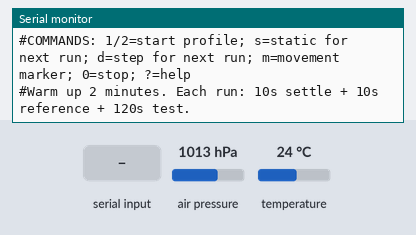
A sketch run on a simulated ESP32. Parts: the last lines printed to the serial monitor. Wiring (inferred from the names in the program): BMP280 pressure sensor at I2C address 0x77. The inputs (shaded band) are chosen by the test bench; at power-on: air pressure 1013 hPa, temperature 24 °C.

Above: at 1.3 s.
1.4 s: "1" received over Serial
At 2.6 s:
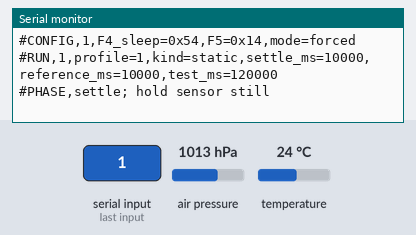
2.9 s: "2" received over Serial
At 3.8 s:
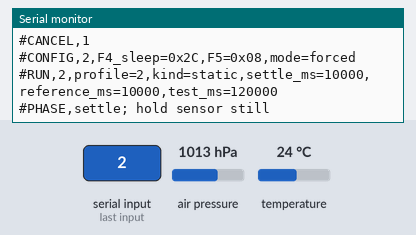
4.4 s: "s90\n" received over Serial
At 4.9 s:
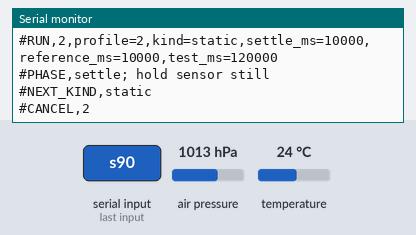
5.9 s: "d90\n" received over Serial
At 7.1 s:
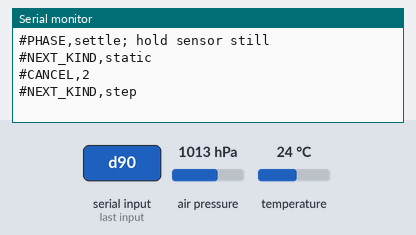
7.4 s: "30,150\n" received over Serial
At 8.5 s:
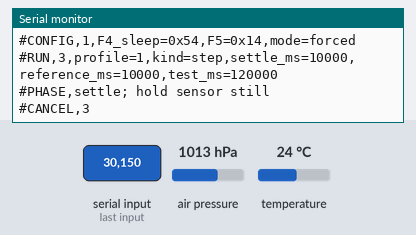

Measured:
- after the input at 1.4 s, the serial monitor: prints a new line at once (image 1)
- after the input at 2.9 s, the serial monitor: prints a new line at once (image 2)
- after the input at 4.4 s, the serial monitor: prints a new line at once (image 3)
- after the input at 5.9 s, the serial monitor: prints a new line at once (image 4)
- after the input at 7.4 s, the serial monitor: prints a new line at once (image 5)

The sketch:

BMP280_Osszehasonlitas.ino
```cpp
#include <Arduino.h>
#include <Wire.h>
#include <math.h>

// ESP32 Arduino; no external sensor library required.
// Adjust to your board/wiring (classic ESP32 defaults shown).
constexpr int SDA_PIN = 21, SCL_PIN = 22;
constexpr uint8_t BMP_ADDR = 0x77;
constexpr uint32_t BAUD = 460800;
constexpr uint32_t SETTLE_MS = 10000, REFERENCE_MS = 10000, TEST_MS = 120000;
constexpr uint32_t POLL_US = 500;

struct Calibration {
  uint16_t t1, p1;
  int16_t t2, t3, p2, p3, p4, p5, p6, p7, p8, p9;
} cal;
struct Profile { uint8_t sleepCtrl, config; uint32_t maxUs; };
// Original F4 0x57 becomes 0x54 sleep / 0x55 forced.
// Original F5 0x14 retained exactly; actual byte read back and logged.
const Profile profiles[2] = {{0x54, 0x14, 44000}, {0x2C, 0x08, 14000}};
enum Phase { IDLE, SETTLE, REFERENCE, TEST };
Phase phase = IDLE;
bool sensorOK = false, pending = false, sawBusy = false, stepTest = false;
bool activeStep = false;
uint8_t profile = 1;
uint32_t runId = 0, phaseStart = 0, triggerUs = 0, pollUs = 0;
uint32_t originUs = 0, previousUs = 0, referenceN = 0, sampleN = 0, errors = 0;
uint32_t markN = 0;
double referenceSum = 0, referenceCm = 0, meanCm = 0, m2Cm = 0;

bool writeReg(uint8_t reg, uint8_t value) {
  Wire.beginTransmission(BMP_ADDR); Wire.write(reg); Wire.write(value);
  return Wire.endTransmission() == 0;
}
bool readBytes(uint8_t reg, uint8_t *buf, size_t count) {
  Wire.beginTransmission(BMP_ADDR); Wire.write(reg);
  if (Wire.endTransmission(false) != 0) return false;
  if (Wire.requestFrom(BMP_ADDR, (uint8_t)count) != count) {
    while (Wire.available()) Wire.read();
    return false;
  }
  for (size_t i=0; i<count; ++i) buf[i] = (uint8_t)Wire.read();
  return true;
}
bool readReg(uint8_t reg, uint8_t &value) { return readBytes(reg, &value, 1); }
uint16_t u16(const uint8_t *b) { return uint16_t(b[0]) | (uint16_t(b[1]) << 8); }

// Only setup/profile changes block briefly. Measurement loop is non-blocking.
bool waitIdle(uint32_t timeoutMs) {
  uint32_t start = millis(); uint8_t status;
  do {
    if (!readReg(0xF3, status)) return false;
    if (!(status & 0x09)) return true;
    delay(1);
  } while (uint32_t(millis()-start) < timeoutMs);
  return false;
}
bool loadCalibration() {
  uint8_t b[24]; if (!readBytes(0x88,b,24)) return false;
  cal.t1=u16(b); cal.t2=(int16_t)u16(b+2); cal.t3=(int16_t)u16(b+4);
  cal.p1=u16(b+6); cal.p2=(int16_t)u16(b+8); cal.p3=(int16_t)u16(b+10);
  cal.p4=(int16_t)u16(b+12); cal.p5=(int16_t)u16(b+14); cal.p6=(int16_t)u16(b+16);
  cal.p7=(int16_t)u16(b+18); cal.p8=(int16_t)u16(b+20); cal.p9=(int16_t)u16(b+22);
  return cal.p1 != 0 && cal.p1 != 0xFFFF && cal.t1 != 0 && cal.t1 != 0xFFFF;
}
bool configure(uint8_t number) {
  profile=number; const Profile &p=profiles[profile-1];
  if (!writeReg(0xF4,p.sleepCtrl) || !waitIdle(100)) return false;
  if (!writeReg(0xF5,p.config)) return false;
  uint8_t ctrl,conf;
  if (!readReg(0xF4,ctrl) || !readReg(0xF5,conf)) return false;
  Serial.printf("#CONFIG,%u,F4_sleep=0x%02X,F5=0x%02X,mode=forced\n",profile,ctrl,conf);
  return ctrl==p.sleepCtrl && conf==p.config;
}
// Bosch datasheet Appendix 8.1 double-precision compensation.
// Using signed 20-bit ADC values avoids mixed signed/unsigned arithmetic.
bool compensate(int32_t adcT,int32_t adcP,double &temperature,double &pressure) {
  if (adcT==0x80000 || adcP==0x80000) return false;
  double v1=(adcT/16384.0-cal.t1/1024.0)*cal.t2;
  double v2=pow(adcT/131072.0-cal.t1/8192.0,2)*cal.t3;
  int32_t fine=(int32_t)(v1+v2);
  temperature=(v1+v2)/5120.0;
  v1=fine/2.0-64000.0;
  v2=v1*v1*cal.p6/32768.0;
  v2+=v1*cal.p5*2.0;
  v2=v2/4.0+cal.p4*65536.0;
  v1=(cal.p3*v1*v1/524288.0+cal.p2*v1)/524288.0;
  v1=(1.0+v1/32768.0)*cal.p1;
  if (v1==0.0) return false; // Exit BEFORE division, discard invalid sample.
  pressure=(1048576.0-adcP-v2/4096.0)*6250.0/v1;
  v1=cal.p9*pressure*pressure/2147483648.0;
  v2=pressure*cal.p8/32768.0;
  pressure+=(v1+v2+cal.p7)/16.0;
  return isfinite(pressure) && isfinite(temperature) && pressure>=30000 &&
    pressure<=110000 && temperature>=-40 && temperature<=85;
}
bool readSample(double &pressure,double &temperature,double &altitude) {
  uint8_t b[6]; if (!readBytes(0xF7,b,6)) return false;
  int32_t adcP=(int32_t(b[0])<<12)|(int32_t(b[1])<<4)|(b[2]>>4);
  int32_t adcT=(int32_t(b[3])<<12)|(int32_t(b[4])<<4)|(b[5]>>4);
  if (!compensate(adcT,adcP,temperature,pressure)) return false;
  altitude=44330.0*(1.0-pow(pressure/101325.0,1.0/5.255))*100.0;
  return isfinite(altitude);
}
void fail(const char *reason) {
  ++errors; Serial.printf("#ERROR,%lu,%s\n",(unsigned long)runId,reason);
  phase=IDLE; pending=false;
  writeReg(0xF4,profiles[profile-1].sleepCtrl);
  Serial.println("#ABORT; fix error then start a new run");
}
void trigger() {
  if (!writeReg(0xF4,profiles[profile-1].sleepCtrl|0x01)) { fail("trigger_i2c"); return; }
  triggerUs=micros(); pollUs=triggerUs; pending=true; sawBusy=false;
}
void finish() {
  double sd=sampleN>1?sqrt(m2Cm/(sampleN-1)):NAN;
  Serial.printf("#END,%lu,n=%lu,mean_cm=%.6f,sd_cm=%.6f,R_cm2=%.6f,errors=%lu\n",
    (unsigned long)runId,(unsigned long)sampleN,meanCm,sd,sd*sd,(unsigned long)errors);
  phase=IDLE; pending=false; writeReg(0xF4,profiles[profile-1].sleepCtrl);
}
void startRun(uint8_t number) {
  if (!sensorOK) { Serial.println("#ERROR,sensor_not_initialized; reset board"); return; }
  if (phase!=IDLE) Serial.printf("#CANCEL,%lu\n",(unsigned long)runId);
  phase=IDLE; pending=false;
  if (!configure(number)) { fail("configuration_or_readback"); return; }
  ++runId; activeStep=stepTest; referenceN=sampleN=errors=markN=0;
  referenceSum=referenceCm=meanCm=m2Cm=0;
  phase=SETTLE; phaseStart=millis();
  Serial.printf("#RUN,%lu,profile=%u,kind=%s,settle_ms=%lu,reference_ms=%lu,test_ms=%lu\n",
    (unsigned long)runId,profile,activeStep?"step":"static",(unsigned long)SETTLE_MS,
    (unsigned long)REFERENCE_MS,(unsigned long)TEST_MS);
  Serial.println("#PHASE,settle; hold sensor still"); trigger();
}
void consume(double pressure,double temperature,double altitude,uint32_t readyUs,uint8_t status) {
  uint32_t now=millis();
  if (phase==SETTLE && uint32_t(now-phaseStart)>=SETTLE_MS) {
    phase=REFERENCE; phaseStart=now; Serial.println("#PHASE,reference; hold sensor still");
  }
  if (phase==REFERENCE) {
    referenceSum+=altitude; ++referenceN;
    if (uint32_t(now-phaseStart)>=REFERENCE_MS) {
      referenceCm=referenceSum/referenceN; phase=TEST; phaseStart=now;
      originUs=readyUs; previousUs=readyUs;
      Serial.printf("#REFERENCE,%.6f,n=%lu\n",referenceCm,(unsigned long)referenceN);
      Serial.println("#PHASE,test");
      Serial.println("run,profile,kind,t_us,dt_us,conv_us,pressure_pa,temp_c,alt_cm,status");
    }
    return;
  }
  if (phase!=TEST) return;
  double h=altitude-referenceCm;
  ++sampleN; double delta=h-meanCm; meanCm+=delta/sampleN; m2Cm+=delta*(h-meanCm);
  uint32_t conv=readyUs-triggerUs,dt=readyUs-previousUs; previousUs=readyUs;
  Serial.printf("%lu,%u,%s,%lu,%lu,%lu,%.6f,%.6f,%.6f,%u\n",
    (unsigned long)runId,profile,activeStep?"step":"static",(unsigned long)(readyUs-originUs),
    (unsigned long)dt,(unsigned long)conv,pressure,temperature,h,status);
  if (uint32_t(now-phaseStart)>=TEST_MS) finish();
}
void help() {
  Serial.println("#COMMANDS: 1/2=start profile; s=static for next run; d=step for next run; m=movement marker; 0=stop; ?=help");
  Serial.println("#Warm up 2 minutes. Each run: 10s settle + 10s reference + 120s test.");
}
void setup() {
  Serial.begin(BAUD);
  Wire.begin(SDA_PIN,SCL_PIN); Wire.setClock(400000); Wire.setTimeOut(20); delay(100);
  uint8_t id;
  if (!readReg(0xD0,id) || id!=0x58) {
    Serial.println("#ERROR,BMP280 chip ID mismatch or I2C failure; check address/pins"); return;
  }
  if (!writeReg(0xE0,0xB6)) { Serial.println("#ERROR,reset_i2c"); return; }
  delay(5);
  sensorOK=waitIdle(100) && loadCalibration();
  if (!sensorOK) { Serial.println("#ERROR,calibration_or_status"); return; }
  Serial.println("#BMP280 ESP32 comparison ready; baud=460800; address=0x77"); help();
}
void loop() {
  while (Serial.available()) {
    char c=Serial.read();
    if (c=='1'||c=='2') startRun(c-'0');
    else if(c=='s'||c=='d') { stepTest=(c=='d'); Serial.printf("#NEXT_KIND,%s\n",stepTest?"step":"static"); }
    else if(c=='0') {
      if(phase!=IDLE) Serial.printf("#CANCEL,%lu\n",(unsigned long)runId);
      phase=IDLE; pending=false; writeReg(0xF4,profiles[profile-1].sleepCtrl);
    }
    else if(c=='m' && phase==TEST) Serial.printf("#MARK,%lu,%lu,%lu\n",(unsigned long)runId,
      (unsigned long)(micros()-originUs),(unsigned long)++markN);
    else if(c=='?') help();
  }
  if (phase==IDLE) { delay(1); return; }
  if (!pending) { trigger(); return; }
  uint32_t now=micros(),elapsed=now-triggerUs;
  if (elapsed>profiles[profile-1].maxUs+100000) { fail("measurement_timeout"); return; }
  if (elapsed<1000 || uint32_t(now-pollUs)<POLL_US) return;
  pollUs=now; uint8_t status;
  if (!readReg(0xF3,status)) { fail("status_i2c"); return; }
  if (status&0x08) sawBusy=true;
  // Busy->idle identifies completion. If busy was missed, wait worst-case conversion time.
  if ((status&0x09) || (!sawBusy && elapsed<profiles[profile-1].maxUs)) return;
  double pressure,temperature,altitude;
  if (!readSample(pressure,temperature,altitude)) { fail("invalid_sample_or_i2c"); return; }
  uint32_t readyUs=micros(); pending=false;
  consume(pressure,temperature,altitude,readyUs,status);
  if (phase!=IDLE) trigger();
}
```
